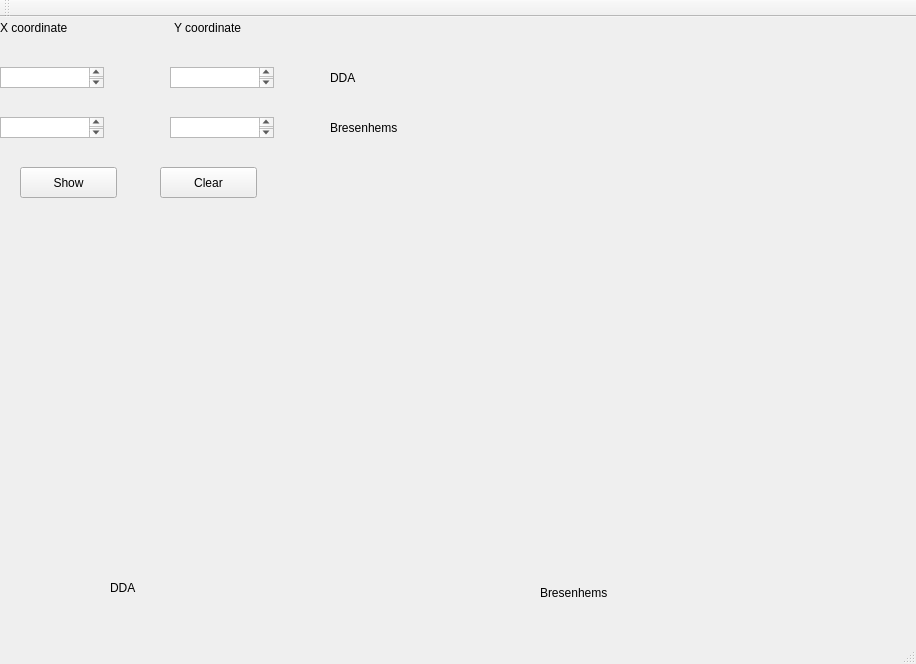
<?xml version="1.0" encoding="UTF-8"?>
<ui version="4.0">
 <class>line</class>
 <widget class="QMainWindow" name="line">
  <property name="geometry">
   <rect>
    <x>0</x>
    <y>0</y>
    <width>916</width>
    <height>664</height>
   </rect>
  </property>
  <property name="windowTitle">
   <string>line</string>
  </property>
  <widget class="QWidget" name="centralWidget">
   <widget class="QLabel" name="l1">
    <property name="geometry">
     <rect>
      <x>10</x>
      <y>190</y>
      <width>361</width>
      <height>351</height>
     </rect>
    </property>
    <property name="text">
     <string/>
    </property>
   </widget>
   <widget class="QLabel" name="label">
    <property name="geometry">
     <rect>
      <x>0</x>
      <y>0</y>
      <width>91</width>
      <height>21</height>
     </rect>
    </property>
    <property name="text">
     <string>X coordinate</string>
    </property>
   </widget>
   <widget class="QTextEdit" name="te4">
    <property name="geometry">
     <rect>
      <x>170</x>
      <y>100</y>
      <width>104</width>
      <height>21</height>
     </rect>
    </property>
   </widget>
   <widget class="QLabel" name="label_2">
    <property name="geometry">
     <rect>
      <x>174</x>
      <y>0</y>
      <width>101</width>
      <height>21</height>
     </rect>
    </property>
    <property name="text">
     <string>Y coordinate</string>
    </property>
   </widget>
   <widget class="QTextEdit" name="te3">
    <property name="geometry">
     <rect>
      <x>0</x>
      <y>100</y>
      <width>104</width>
      <height>21</height>
     </rect>
    </property>
   </widget>
   <widget class="QLabel" name="label_4">
    <property name="geometry">
     <rect>
      <x>330</x>
      <y>100</y>
      <width>101</width>
      <height>21</height>
     </rect>
    </property>
    <property name="text">
     <string>Bresenhems</string>
    </property>
   </widget>
   <widget class="QLabel" name="label_3">
    <property name="geometry">
     <rect>
      <x>330</x>
      <y>50</y>
      <width>65</width>
      <height>21</height>
     </rect>
    </property>
    <property name="text">
     <string>DDA</string>
    </property>
   </widget>
   <widget class="QPushButton" name="p2">
    <property name="geometry">
     <rect>
      <x>160</x>
      <y>150</y>
      <width>97</width>
      <height>31</height>
     </rect>
    </property>
    <property name="text">
     <string>Clear</string>
    </property>
   </widget>
   <widget class="QTextEdit" name="te1">
    <property name="geometry">
     <rect>
      <x>0</x>
      <y>50</y>
      <width>104</width>
      <height>21</height>
     </rect>
    </property>
   </widget>
   <widget class="QTextEdit" name="te2">
    <property name="geometry">
     <rect>
      <x>170</x>
      <y>50</y>
      <width>104</width>
      <height>21</height>
     </rect>
    </property>
   </widget>
   <widget class="QPushButton" name="p1">
    <property name="geometry">
     <rect>
      <x>20</x>
      <y>150</y>
      <width>97</width>
      <height>31</height>
     </rect>
    </property>
    <property name="text">
     <string>Show</string>
    </property>
   </widget>
   <widget class="QLabel" name="l5">
    <property name="geometry">
     <rect>
      <x>410</x>
      <y>200</y>
      <width>361</width>
      <height>351</height>
     </rect>
    </property>
    <property name="text">
     <string/>
    </property>
   </widget>
   <widget class="QLabel" name="label_5">
    <property name="geometry">
     <rect>
      <x>110</x>
      <y>560</y>
      <width>65</width>
      <height>21</height>
     </rect>
    </property>
    <property name="text">
     <string>DDA</string>
    </property>
   </widget>
   <widget class="QLabel" name="label_6">
    <property name="geometry">
     <rect>
      <x>540</x>
      <y>560</y>
      <width>111</width>
      <height>31</height>
     </rect>
    </property>
    <property name="text">
     <string>Bresenhems</string>
    </property>
   </widget>
  </widget>
  <widget class="QMenuBar" name="menuBar">
   <property name="geometry">
    <rect>
     <x>0</x>
     <y>0</y>
     <width>916</width>
     <height>27</height>
    </rect>
   </property>
  </widget>
  <widget class="QToolBar" name="mainToolBar">
   <attribute name="toolBarArea">
    <enum>TopToolBarArea</enum>
   </attribute>
   <attribute name="toolBarBreak">
    <bool>false</bool>
   </attribute>
  </widget>
  <widget class="QStatusBar" name="statusBar"/>
 </widget>
 <layoutdefault spacing="6" margin="11"/>
 <resources/>
 <connections/>
</ui>
